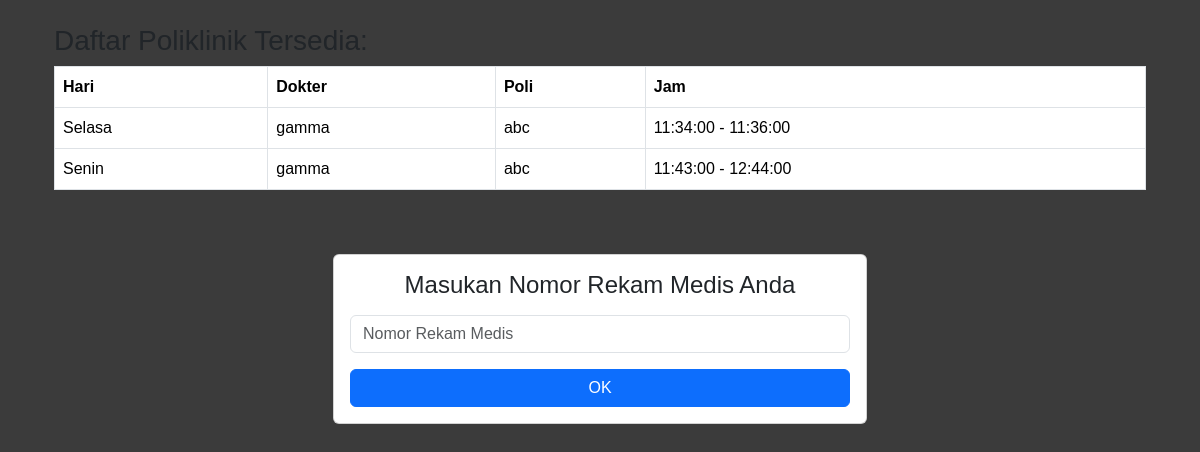
/pages/pasien/poli.php, run on the app's committed database.
### tables this page shows
CREATE TABLE `jadwal_periksa` (
  `id` int(11) UNSIGNED NOT NULL,
  `id_dokter` int(11) UNSIGNED NOT NULL,
  `hari` enum('Senin','Selasa','Rabu','Kamis','Jumat','Sabtu') NOT NULL,
  `jam_mulai` time NOT NULL,
  `jam_selesai` time NOT NULL,
  `status` enum('Aktif','Tidak Aktif','','') NOT NULL
);

CREATE TABLE `dokter` (
  `id` int(11) UNSIGNED NOT NULL,
  `nama` varchar(255) NOT NULL,
  `alamat` varchar(255) NOT NULL,
  `no_hp` varchar(50) NOT NULL,
  `id_poli` int(11) UNSIGNED NOT NULL,
  `nip` varchar(100) NOT NULL,
  `password` varchar(100) NOT NULL
);

CREATE TABLE `poli` (
  `id` int(11) UNSIGNED NOT NULL,
  `nama_poli` varchar(25) NOT NULL,
  `keterangan` text NOT NULL
);

### pages/pasien/poli.php (the view, shortened to what this page needs)
<?php
include('koneksi.php');
?>
<!DOCTYPE html>
<html lang="en">
<head>
    <link href="https://cdn.jsdelivr.net/npm/bootstrap@5.3.2/dist/css/bootstrap.min.css" rel="stylesheet">
</head>
<body>
    <main role="main" class="container">
    <link rel="stylesheet" type="text/css" href="style.css">
    <?php
    if (isset($_SESSION['no_rm'])) {
        $nomor_rm = $_SESSION['no_rm'];
        $queryGetNama = "SELECT nama FROM pasien WHERE no_rm = '$nomor_rm'";
        $queryGetId = "SELECT id FROM pasien WHERE no_rm = '$nomor_rm'";
        $resultGetNama = $mysqli->query($queryGetNama);
        $resultGetId = $mysqli->query($queryGetId);
        if ($resultGetNama) {
            $rowNama = $resultGetNama->fetch_assoc();
            $rowId = $resultGetId->fetch_assoc();
            $nama_pasien = $rowNama['nama'];
            $id_pasien = $rowId['id'];
            echo "<p>Selamat datang, " . $nama_pasien . "!</p>";
            echo "<p>Nomor Rekam medis mu adalah : " . $nomor_rm . "</p>";
            $queryDaftarPoli = "SELECT jadwal_periksa.id, jadwal_periksa.hari, jadwal_periksa.jam_mulai, jadwal_periksa.jam_selesai, poli.nama_poli, dokter.nama
            FROM jadwal_periksa
            INNER JOIN dokter ON jadwal_periksa.id_dokter = dokter.id
            INNER JOIN poli ON dokter.id_poli = poli.id";
            $resultDaftarPoli = $mysqli->query($queryDaftarPoli);
            if ($resultDaftarPoli) {
                echo "<div class='container'>";
                echo "<h3 class='mt-4'>Daftar Poliklinik Tersedia:</h3>";
                echo "<div class='table-responsive'>";
                echo "<table class='table table-bordered'>";
                echo "<thead>
                        <tr>
                            <th scope='col'>Hari</th>
                            <th scope='col'>Dokter</th>
                            <th scope='col'>Poli</th>
                            <th scope='col'>Jam</th>";
                if (isset($_SESSION['no_rm'])) {
                    echo "<th scope='col'>Daftar</th>";
                }
                echo "</tr>
                      </thead>";
                echo "<tbody>";
                while ($row = $resultDaftarPoli->fetch_assoc()) {
                    echo "<tr>";
                    echo "<td>" . $row['hari'] . "</td>";
                    echo "<td>" . $row['nama'] . "</td>";
                    echo "<td>" . $row['nama_poli'] . "</td>";
                    echo "<td>" . $row['jam_mulai'] . " - " . $row['jam_selesai'] . "</td>";
                    if (isset($_SESSION['no_rm'])) {
                        echo "<td><a href='pendataanpoli.php?id_pasien=" . $id_pasien . "&id_jadwal=" . $row['id'] . "' class='btn btn-primary'>Pilih</a></td>";
                    }
                    echo "</tr>";
                }
                echo "</tbody>";
                echo "</table>";
                echo "</div>";
                echo "</div>";
            } else {
                echo "Terjadi kesalahan saat mengambil data daftar poliklinik: " . $mysqli->error;
            }
        } else {
            echo "Terjadi kesalahan saat mengambil data nama pasien: " . $mysqli->error;
        }
    } else {
        $queryDaftarPoli = "SELECT jadwal_periksa.id, jadwal_periksa.hari, jadwal_periksa.jam_mulai, jadwal_periksa.jam_selesai, poli.nama_poli, dokter.nama
        FROM jadwal_periksa
        INNER JOIN dokter ON jadwal_periksa.id_dokter = dokter.id
        INNER JOIN poli ON dokter.id_poli = poli.id";
        $resultDaftarPoli = $mysqli->query($queryDaftarPoli);
        if ($resultDaftarPoli) {
            echo "<div class='container'>";
            echo "<h3 class='mt-4'>Daftar Poliklinik Tersedia:</h3>";
            echo "<div class='table-responsive'>";
            echo "<table class='table table-bordered'>";
            echo "<thead>
                    <tr>
                        <th scope='col'>Hari</th>
                        <th scope='col'>Dokter</th>
                        <th scope='col'>Poli</th>
                        <th scope='col'>Jam</th>";
            echo "</tr>
                  </thead>";
            echo "<tbody>";
            while ($row = $resultDaftarPoli->fetch_assoc()) {
                echo "<tr>";
                echo "<td>" . $row['hari'] . "</td>";
                echo "<td>" . $row['nama'] . "</td>";
                echo "<td>" . $row['nama_poli'] . "</td>";
                echo "<td>" . $row['jam_mulai'] . " - " . $row['jam_selesai'] . "</td>";
                echo "</tr>";
            }
            echo "</tbody>";
            echo "</table>";
            echo "</div>";
            echo "</div>";
        } else {
            echo "Terjadi kesalahan saat mengambil data daftar poliklinik: " . $mysqli->error;
        }
    }
    ?>
    <div class="container mt-5">
    <div class="row justify-content-center">
        <div class="col-12 col-sm-8 col-md-6">
            <div class="card p-3" id="form1">
                <div class="form-data">
                    <?php
                    if (!isset($_SESSION['no_rm'])) {
                        echo "<h4 class='text-center mb-3'>Masukan Nomor Rekam Medis Anda</h4>";
                        echo "<form method='POST' action='pasien.php'>";
                        echo "<div class='mb-3'>";
                        echo "<input type='text' name='no_rm' class='form-control' required placeholder='Nomor Rekam Medis'>";
                        echo "</div>";
                        echo "<div class='text-center'>";
                        echo "<button type='submit' class='btn btn-primary w-100'>OK</button>";
                        echo "</div>";
                        echo "</form>";
                    }
                    ?>
                </div>
            </div>
        </div>
    </div>
</div>
</main>
</body>
</html>

### css/style.css (style rules this page uses)
body { font-family: sans-serif; background: #3b3b3b; }

### data on the page
jadwal_periksa: hari "Selasa", id_dokter.nama "gamma", poli.nama_poli "abc", jam_mulai "11:34:00", jam_selesai "11:36:00"
jadwal_periksa: hari "Senin", id_dokter.nama "gamma", poli.nama_poli "abc", jam_mulai "11:43:00", jam_selesai "12:44:00"
